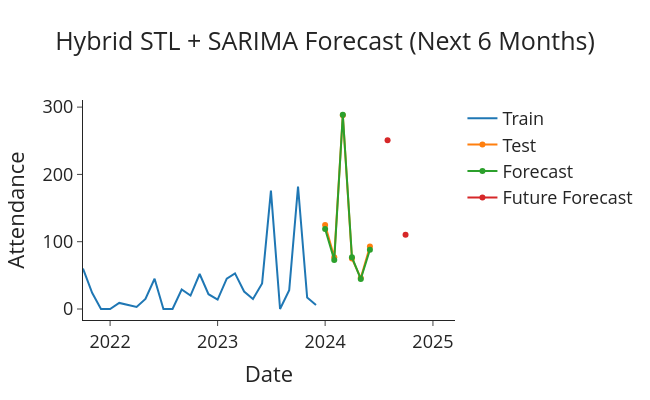

Write notebook code for a chart like this one.
### Code cell
# Plot the final forecasts
plot_forecasts(train_residual, test_residual, final_forecasts, future_df, 'Hybrid STL + SARIMA Forecast (Next 6 Months)')

### Figure 1 — Plotly figure (JSON) as saved in the notebook; plotly's stock layout.template omitted (floating-point values rounded to 4 significant figures)
{"data": [{"name": "Train", "type": "scatter", "x": ["2021-10-01T00:00:00", "2021-11-01T00:00:00", "2021-12-01T00:00:00", "2022-01-01T00:00:00", "2022-02-01T00:00:00", "2022-03-01T00:00:00", "2022-04-01T00:00:00", "2022-05-01T00:00:00", "2022-06-01T00:00:00", "2022-07-01T00:00:00", "2022-08-01T00:00:00", "2022-09-01T00:00:00", "2022-10-01T00:00:00", "2022-11-01T00:00:00", "2022-12-01T00:00:00", "2023-01-01T00:00:00", "2023-02-01T00:00:00", "2023-03-01T00:00:00", "2023-04-01T00:00:00", "2023-05-01T00:00:00", "2023-06-01T00:00:00", "2023-07-01T00:00:00", "2023-08-01T00:00:00", "2023-09-01T00:00:00", "2023-10-01T00:00:00", "2023-11-01T00:00:00", "2023-12-01T00:00:00"], "y": [60, 24, 0, 0, 9, 6, 3, 15, 45, 0, 0, 29, 20, 52, 22, 14, 45, 53, 26, 15, 38, 176, 0, 28, 182, 17, 6]}, {"name": "Test", "type": "scatter", "x": ["2024-01-01T00:00:00", "2024-02-01T00:00:00", "2024-03-01T00:00:00", "2024-04-01T00:00:00", "2024-05-01T00:00:00", "2024-06-01T00:00:00"], "y": [125, 77, 288, 75, 46, 93]}, {"name": "Forecast", "type": "scatter", "x": ["2024-01-01T00:00:00", "2024-02-01T00:00:00", "2024-03-01T00:00:00", "2024-04-01T00:00:00", "2024-05-01T00:00:00", "2024-06-01T00:00:00"], "y": [118.8, 73.0, 288.7, 76.99, 44.48, 88.15]}, {"name": "Future Forecast", "type": "scatter", "x": ["2024-07-31T00:00:00", "2024-08-31T00:00:00", "2024-09-30T00:00:00", "2024-10-31T00:00:00", "2024-11-30T00:00:00", "2024-12-31T00:00:00"], "y": [250.8, null, 110.4, null, null, null]}], "layout": {"font": {"size": 18}, "height": 400, "title": {"text": "Hybrid STL + SARIMA Forecast (Next 6 Months)", "x": 0.5}, "width": 650, "xaxis": {"autorange": true, "range": ["2021-10-01", "2025-03-17 08:45:32.2858"], "title": {"text": "Date"}, "type": "date"}, "yaxis": {"autorange": true, "range": [-16.35, 310.6], "title": {"text": "Attendance"}, "type": "linear"}}}
